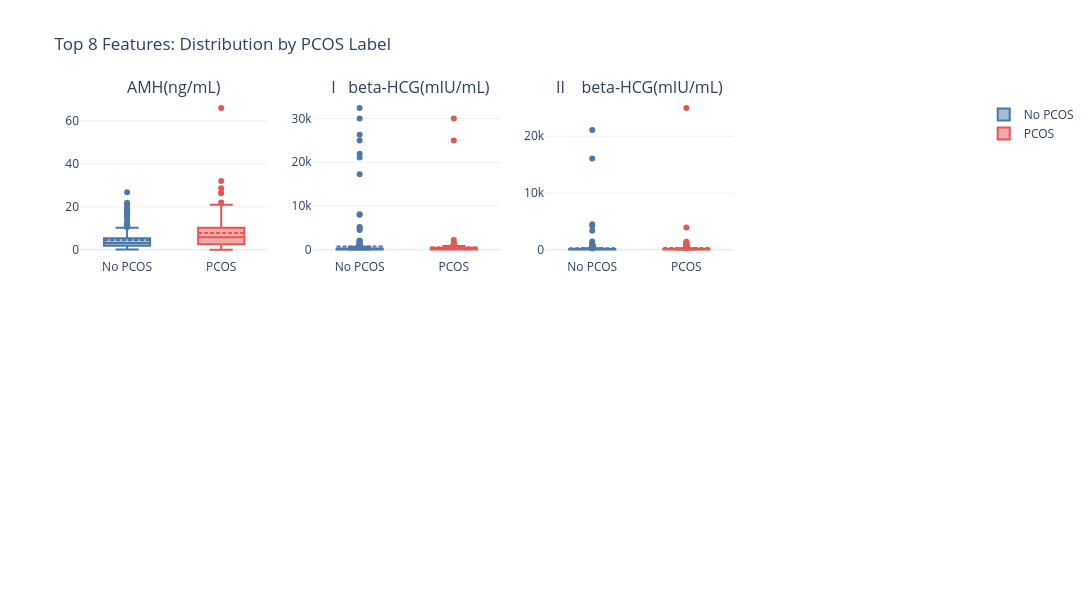

Write notebook code for a chart like this one.
### Markdown cell above
## 9 · Box-Plots for Top Features

### Code cell
top_feats = target_corr.head(8).index.tolist()

fig = make_subplots(rows=2, cols=4, subplot_titles=top_feats)

for idx, feat in enumerate(top_feats):
    r, c = divmod(idx, 4)
    for label_val, color, name in [(0, "#4C78A8", "No PCOS"), (1, "#E45756", "PCOS")]:
        subset = df[df[TARGET_COL] == label_val][feat].dropna()
        fig.add_trace(
            go.Box(y=subset, name=name, marker_color=color,
                   showlegend=(idx == 0), boxmean=True),
            row=r + 1, col=c + 1,
        )

fig.update_layout(
    title_text="Top 8 Features: Distribution by PCOS Label",
    template="plotly_white",
    height=600, width=1100,
    showlegend=True,
)
fig.show()

### Figure 1 — Plotly figure (JSON) as saved in the notebook; plotly's stock layout.template omitted (floating-point values rounded to 4 significant figures; data arrays with more than 128 entries replaced by an {"elided": "..."} marker saying what was removed)
{"data": [{"boxmean": true, "marker": {"color": "#4C78A8"}, "name": "No PCOS", "showlegend": true, "type": "box", "xaxis": "x", "y": {"elided": "363 float values"}, "yaxis": "y"}, {"boxmean": true, "marker": {"color": "#E45756"}, "name": "PCOS", "showlegend": true, "type": "box", "xaxis": "x", "y": {"elided": "177 float values"}, "yaxis": "y"}, {"boxmean": true, "marker": {"color": "#4C78A8"}, "name": "No PCOS", "showlegend": false, "type": "box", "xaxis": "x2", "y": {"elided": "364 float values"}, "yaxis": "y2"}, {"boxmean": true, "marker": {"color": "#E45756"}, "name": "PCOS", "showlegend": false, "type": "box", "xaxis": "x2", "y": {"elided": "177 float values"}, "yaxis": "y2"}, {"boxmean": true, "marker": {"color": "#4C78A8"}, "name": "No PCOS", "showlegend": false, "type": "box", "xaxis": "x3", "y": {"elided": "364 float values"}, "yaxis": "y3"}, {"boxmean": true, "marker": {"color": "#E45756"}, "name": "PCOS", "showlegend": false, "type": "box", "xaxis": "x3", "y": {"elided": "177 float values"}, "yaxis": "y3"}], "layout": {"annotations": [{"font": {"size": 16}, "showarrow": false, "text": "AMH(ng/mL)", "x": 0.1062, "xanchor": "center", "xref": "paper", "y": 1, "yanchor": "bottom", "yref": "paper"}, {"font": {"size": 16}, "showarrow": false, "text": "  I   beta-HCG(mIU/mL)", "x": 0.3688, "xanchor": "center", "xref": "paper", "y": 1, "yanchor": "bottom", "yref": "paper"}, {"font": {"size": 16}, "showarrow": false, "text": "II    beta-HCG(mIU/mL)", "x": 0.6313, "xanchor": "center", "xref": "paper", "y": 1, "yanchor": "bottom", "yref": "paper"}], "height": 600, "showlegend": true, "title": {"text": "Top 8 Features: Distribution by PCOS Label"}, "width": 1100, "xaxis": {"anchor": "y", "domain": [0, 0.2125]}, "xaxis2": {"anchor": "y2", "domain": [0.2625, 0.475]}, "xaxis3": {"anchor": "y3", "domain": [0.525, 0.7375]}, "xaxis4": {"anchor": "y4", "domain": [0.7875, 1]}, "xaxis5": {"anchor": "y5", "domain": [0, 0.2125]}, "xaxis6": {"anchor": "y6", "domain": [0.2625, 0.475]}, "xaxis7": {"anchor": "y7", "domain": [0.525, 0.7375]}, "xaxis8": {"anchor": "y8", "domain": [0.7875, 1]}, "yaxis": {"anchor": "x", "domain": [0.625, 1]}, "yaxis2": {"anchor": "x2", "domain": [0.625, 1]}, "yaxis3": {"anchor": "x3", "domain": [0.625, 1]}, "yaxis4": {"anchor": "x4", "domain": [0.625, 1]}, "yaxis5": {"anchor": "x5", "domain": [0, 0.375]}, "yaxis6": {"anchor": "x6", "domain": [0, 0.375]}, "yaxis7": {"anchor": "x7", "domain": [0, 0.375]}, "yaxis8": {"anchor": "x8", "domain": [0, 0.375]}}}
